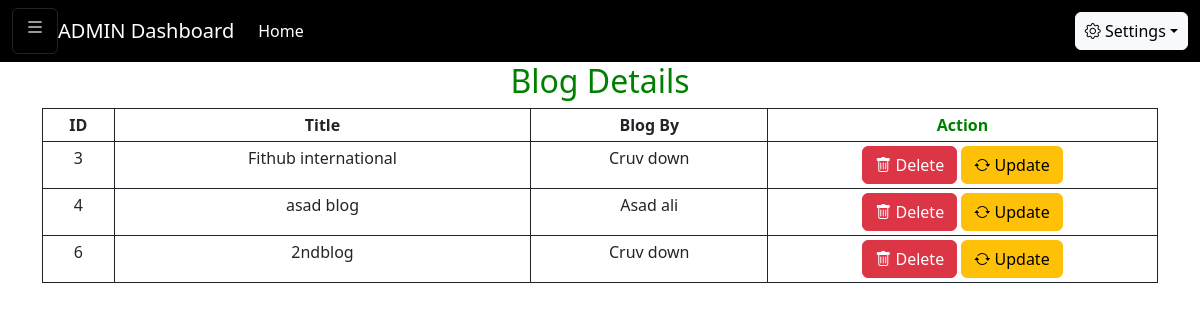
Page /admin/adminblogs.php (signed in) on the committed database.
### tables this page shows
CREATE TABLE `blog` (
  `id` int(11) NOT NULL,
  `title` varchar(255) NOT NULL,
  `main_image` varchar(255) NOT NULL,
  `description` text NOT NULL,
  `userid` int(11) NOT NULL
);

CREATE TABLE `users` (
  `id` int(11) NOT NULL,
  `name` varchar(255) NOT NULL,
  `phone` varchar(255) NOT NULL,
  `email` varchar(255) NOT NULL,
  `password` varchar(255) NOT NULL,
  `verification_code` varchar(255) NOT NULL,
  `active` int(100) NOT NULL DEFAULT '0',
  `image` varchar(255) NOT NULL DEFAULT '123.png',
  `role` varchar(100) NOT NULL DEFAULT 'u'
);

### includes/config.php (called while the page is built, shortened)
<?php
class DbConnection{
    private $host = 'localhost';
    private $username = 'root';
    private $password = 'admin123';
    private $database = 'dblogin';
    protected $connection;
    public function __construct(){
        if (!isset($this->connection)) {
            $this->connection = new mysqli($this->host, $this->username, $this->password, $this->database);
        }
        return $this->connection;
    }
}
?>

### classes/myblogs.php (called while the page is built, shortened)
<?php
include_once('../includes/config.php');
class blogs extends DbConnection{
    public function getallBlogs(){
        $sql = "SELECT users.name, blog.title, blog.id
        FROM blog
        INNER JOIN users
         ON blog.userid=users.id";
         $result = $this->connection->query($sql);
        return $result -> fetch_all(MYSQLI_ASSOC);
    }
}

### admin/adminblogs.php (the view, shortened to what this page needs)
<?php
require('../classes/myblogs.php');
$allblogs= new blogs();
$result_fetch=$allblogs->getallBlogs();
?>
<!DOCTYPE html>
<html lang="en">
<head>
    <link rel="stylesheet" href="http://localhost/Myproject/bootstrap-5.2.0-beta1-dist/css/bootstrap.min.css">
    <link rel="stylesheet" href="https://cdn.jsdelivr.net/npm/bootstrap-icons@1.5.0/font/bootstrap-icons.css">
</head>
<body>
    <?php
        if (isset($_SESSION['logged_in'])
         && $_SESSION['logged_in'] == 'u'
        ) {
            header("location:../index.php");
        } elseif (isset($_SESSION['logged_in'])
        && $_SESSION['logged_in'] == 'a'){
            include("../includes/adminnav.php");
        }  else {
             header("location:../index.php");
         }
         ?>
    <div class="container" style="text-align:center;">
        <h2 style="color:green; text-align:center;">Blog Details</h2>
        <table class="table table-sm table-bordered border border-dark" id="myTable">
            <thead>
                <tr>
                    <th scope="col" onclick="sortTable(0)"><i class="abc"></i> ID</th>
                    <th scope="col" onclick="sortTable(1)"><i class="abc"></i>Title</th>
                    <th scope="col" onclick="sortTable(2)"><i class="abc"></i>Blog By</th>
                    <th scope="col" style="width: 390px; color:green;">Action</th>
                </tr>
            </thead>
            <tbody>
                <?php foreach($result_fetch as $value){
 ?>
                <tr>
                    <td><?= $value['id']; ?></td>
                    <td><?= $value['title']; ?></td>
                    <td><?= $value['name']; ?></td>
                    <td> <button type="button" onClick="onDelete(<?php echo $value['id']?>)"
                            class="delete btn btn-danger" data-bs-toggle="modal" data-bs-target="#deleteModal">
                            <i class="bi bi-trash text-light"></i> Delete</button>
                        <button type="button" onClick="onEdit(<?php echo $value['id']?>)" class="edit btn btn-warning"
                            data-bs-toggle="modal" data-bs-target="#editModal">
                            <i class="bi bi-arrow-repeat"></i> Update</button></td>
                </tr>
                <?php }?>
            </tbody>
        </table>
    </div>
</body>
</html>

### rows in the picture
blog: id "3", title "Fithub international", userid.name "Cruv down"
blog: id "4", title "asad blog", userid.name "Asad ali"
blog: id "6", title "2ndblog", userid.name "Cruv down"
